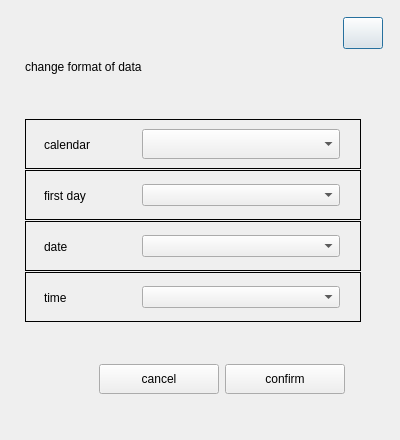
<?xml version="1.0" encoding="UTF-8"?>
<ui version="4.0">
 <class>DataFormat</class>
 <widget class="QDialog" name="DataFormat">
  <property name="geometry">
   <rect>
    <x>0</x>
    <y>0</y>
    <width>400</width>
    <height>440</height>
   </rect>
  </property>
  <property name="sizePolicy">
   <sizepolicy hsizetype="Minimum" vsizetype="Minimum">
    <horstretch>0</horstretch>
    <verstretch>0</verstretch>
   </sizepolicy>
  </property>
  <property name="minimumSize">
   <size>
    <width>400</width>
    <height>440</height>
   </size>
  </property>
  <property name="maximumSize">
   <size>
    <width>400</width>
    <height>440</height>
   </size>
  </property>
  <property name="windowTitle">
   <string>Dialog</string>
  </property>
  <layout class="QVBoxLayout" name="verticalLayout_4">
   <property name="spacing">
    <number>0</number>
   </property>
   <property name="leftMargin">
    <number>0</number>
   </property>
   <property name="topMargin">
    <number>0</number>
   </property>
   <property name="rightMargin">
    <number>0</number>
   </property>
   <property name="bottomMargin">
    <number>0</number>
   </property>
   <item>
    <widget class="QFrame" name="frame">
     <property name="frameShape">
      <enum>QFrame::NoFrame</enum>
     </property>
     <property name="frameShadow">
      <enum>QFrame::Raised</enum>
     </property>
     <layout class="QVBoxLayout" name="verticalLayout_3">
      <item>
       <layout class="QHBoxLayout" name="horizontalLayout_6">
        <property name="topMargin">
         <number>8</number>
        </property>
        <property name="rightMargin">
         <number>8</number>
        </property>
        <item>
         <spacer name="horizontalSpacer_2">
          <property name="orientation">
           <enum>Qt::Horizontal</enum>
          </property>
          <property name="sizeHint" stdset="0">
           <size>
            <width>40</width>
            <height>20</height>
           </size>
          </property>
         </spacer>
        </item>
        <item>
         <widget class="QPushButton" name="closeBtn">
          <property name="minimumSize">
           <size>
            <width>32</width>
            <height>32</height>
           </size>
          </property>
          <property name="maximumSize">
           <size>
            <width>48</width>
            <height>32</height>
           </size>
          </property>
          <property name="text">
           <string/>
          </property>
         </widget>
        </item>
       </layout>
      </item>
      <item>
       <layout class="QVBoxLayout" name="verticalLayout">
        <property name="leftMargin">
         <number>16</number>
        </property>
        <item>
         <widget class="QLabel" name="titleLabel">
          <property name="sizePolicy">
           <sizepolicy hsizetype="Minimum" vsizetype="Minimum">
            <horstretch>0</horstretch>
            <verstretch>0</verstretch>
           </sizepolicy>
          </property>
          <property name="minimumSize">
           <size>
            <width>190</width>
            <height>24</height>
           </size>
          </property>
          <property name="maximumSize">
           <size>
            <width>190</width>
            <height>24</height>
           </size>
          </property>
          <property name="text">
           <string>change format of data</string>
          </property>
         </widget>
        </item>
       </layout>
      </item>
      <item>
       <spacer name="verticalSpacer">
        <property name="orientation">
         <enum>Qt::Vertical</enum>
        </property>
        <property name="sizeHint" stdset="0">
         <size>
          <width>20</width>
          <height>41</height>
         </size>
        </property>
       </spacer>
      </item>
      <item>
       <layout class="QVBoxLayout" name="verticalLayout_2">
        <property name="spacing">
         <number>1</number>
        </property>
        <property name="leftMargin">
         <number>16</number>
        </property>
        <item>
         <widget class="QFrame" name="calendarframe">
          <property name="minimumSize">
           <size>
            <width>336</width>
            <height>50</height>
           </size>
          </property>
          <property name="maximumSize">
           <size>
            <width>336</width>
            <height>50</height>
           </size>
          </property>
          <property name="frameShape">
           <enum>QFrame::Box</enum>
          </property>
          <layout class="QHBoxLayout" name="horizontalLayout_4">
           <item>
            <widget class="QLabel" name="calendarLabel">
             <property name="sizePolicy">
              <sizepolicy hsizetype="Minimum" vsizetype="Minimum">
               <horstretch>0</horstretch>
               <verstretch>0</verstretch>
              </sizepolicy>
             </property>
             <property name="minimumSize">
              <size>
               <width>83</width>
               <height>32</height>
              </size>
             </property>
             <property name="maximumSize">
              <size>
               <width>83</width>
               <height>32</height>
              </size>
             </property>
             <property name="text">
              <string>calendar</string>
             </property>
            </widget>
           </item>
           <item>
            <widget class="QComboBox" name="calendarBox">
             <property name="sizePolicy">
              <sizepolicy hsizetype="Minimum" vsizetype="Minimum">
               <horstretch>0</horstretch>
               <verstretch>0</verstretch>
              </sizepolicy>
             </property>
             <property name="minimumSize">
              <size>
               <width>198</width>
               <height>0</height>
              </size>
             </property>
             <property name="maximumSize">
              <size>
               <width>198</width>
               <height>256</height>
              </size>
             </property>
             <property name="styleSheet">
              <string notr="true"/>
             </property>
            </widget>
           </item>
          </layout>
         </widget>
        </item>
        <item>
         <widget class="QFrame" name="dayframe">
          <property name="sizePolicy">
           <sizepolicy hsizetype="Minimum" vsizetype="Minimum">
            <horstretch>0</horstretch>
            <verstretch>0</verstretch>
           </sizepolicy>
          </property>
          <property name="minimumSize">
           <size>
            <width>336</width>
            <height>50</height>
           </size>
          </property>
          <property name="maximumSize">
           <size>
            <width>336</width>
            <height>50</height>
           </size>
          </property>
          <property name="frameShape">
           <enum>QFrame::Box</enum>
          </property>
          <layout class="QHBoxLayout" name="horizontalLayout">
           <item>
            <widget class="QLabel" name="dayLabel">
             <property name="sizePolicy">
              <sizepolicy hsizetype="Minimum" vsizetype="Preferred">
               <horstretch>0</horstretch>
               <verstretch>0</verstretch>
              </sizepolicy>
             </property>
             <property name="minimumSize">
              <size>
               <width>83</width>
               <height>32</height>
              </size>
             </property>
             <property name="maximumSize">
              <size>
               <width>83</width>
               <height>16777215</height>
              </size>
             </property>
             <property name="text">
              <string>first day</string>
             </property>
            </widget>
           </item>
           <item>
            <widget class="QComboBox" name="dayBox">
             <property name="sizePolicy">
              <sizepolicy hsizetype="Minimum" vsizetype="Fixed">
               <horstretch>0</horstretch>
               <verstretch>0</verstretch>
              </sizepolicy>
             </property>
             <property name="minimumSize">
              <size>
               <width>198</width>
               <height>0</height>
              </size>
             </property>
             <property name="maximumSize">
              <size>
               <width>198</width>
               <height>16777215</height>
              </size>
             </property>
             <property name="styleSheet">
              <string notr="true"/>
             </property>
            </widget>
           </item>
          </layout>
         </widget>
        </item>
        <item>
         <widget class="QFrame" name="dateframe">
          <property name="sizePolicy">
           <sizepolicy hsizetype="Minimum" vsizetype="Minimum">
            <horstretch>0</horstretch>
            <verstretch>0</verstretch>
           </sizepolicy>
          </property>
          <property name="minimumSize">
           <size>
            <width>336</width>
            <height>50</height>
           </size>
          </property>
          <property name="maximumSize">
           <size>
            <width>336</width>
            <height>50</height>
           </size>
          </property>
          <property name="frameShape">
           <enum>QFrame::Box</enum>
          </property>
          <layout class="QHBoxLayout" name="horizontalLayout_2">
           <item>
            <widget class="QLabel" name="dateLabel">
             <property name="sizePolicy">
              <sizepolicy hsizetype="Minimum" vsizetype="Preferred">
               <horstretch>0</horstretch>
               <verstretch>0</verstretch>
              </sizepolicy>
             </property>
             <property name="minimumSize">
              <size>
               <width>83</width>
               <height>32</height>
              </size>
             </property>
             <property name="maximumSize">
              <size>
               <width>83</width>
               <height>16777215</height>
              </size>
             </property>
             <property name="text">
              <string>date</string>
             </property>
            </widget>
           </item>
           <item>
            <widget class="QComboBox" name="dateBox">
             <property name="sizePolicy">
              <sizepolicy hsizetype="Minimum" vsizetype="Fixed">
               <horstretch>0</horstretch>
               <verstretch>0</verstretch>
              </sizepolicy>
             </property>
             <property name="minimumSize">
              <size>
               <width>198</width>
               <height>0</height>
              </size>
             </property>
             <property name="maximumSize">
              <size>
               <width>198</width>
               <height>16777215</height>
              </size>
             </property>
             <property name="styleSheet">
              <string notr="true"/>
             </property>
            </widget>
           </item>
          </layout>
         </widget>
        </item>
        <item>
         <widget class="QFrame" name="timeframe">
          <property name="sizePolicy">
           <sizepolicy hsizetype="Minimum" vsizetype="Minimum">
            <horstretch>0</horstretch>
            <verstretch>0</verstretch>
           </sizepolicy>
          </property>
          <property name="minimumSize">
           <size>
            <width>336</width>
            <height>50</height>
           </size>
          </property>
          <property name="maximumSize">
           <size>
            <width>336</width>
            <height>50</height>
           </size>
          </property>
          <property name="frameShape">
           <enum>QFrame::Box</enum>
          </property>
          <layout class="QHBoxLayout" name="horizontalLayout_3">
           <item>
            <widget class="QLabel" name="timeLabel">
             <property name="sizePolicy">
              <sizepolicy hsizetype="Minimum" vsizetype="Preferred">
               <horstretch>0</horstretch>
               <verstretch>0</verstretch>
              </sizepolicy>
             </property>
             <property name="minimumSize">
              <size>
               <width>83</width>
               <height>32</height>
              </size>
             </property>
             <property name="maximumSize">
              <size>
               <width>83</width>
               <height>16777215</height>
              </size>
             </property>
             <property name="text">
              <string>time</string>
             </property>
            </widget>
           </item>
           <item>
            <widget class="QComboBox" name="timeBox">
             <property name="sizePolicy">
              <sizepolicy hsizetype="Minimum" vsizetype="Fixed">
               <horstretch>0</horstretch>
               <verstretch>0</verstretch>
              </sizepolicy>
             </property>
             <property name="minimumSize">
              <size>
               <width>198</width>
               <height>0</height>
              </size>
             </property>
             <property name="maximumSize">
              <size>
               <width>198</width>
               <height>16777215</height>
              </size>
             </property>
             <property name="styleSheet">
              <string notr="true"/>
             </property>
            </widget>
           </item>
          </layout>
         </widget>
        </item>
       </layout>
      </item>
      <item>
       <spacer name="verticalSpacer_3">
        <property name="orientation">
         <enum>Qt::Vertical</enum>
        </property>
        <property name="sizeHint" stdset="0">
         <size>
          <width>17</width>
          <height>34</height>
         </size>
        </property>
       </spacer>
      </item>
      <item>
       <widget class="QWidget" name="widget" native="true">
        <property name="sizePolicy">
         <sizepolicy hsizetype="Minimum" vsizetype="Minimum">
          <horstretch>0</horstretch>
          <verstretch>0</verstretch>
         </sizepolicy>
        </property>
        <property name="minimumSize">
         <size>
          <width>345</width>
          <height>50</height>
         </size>
        </property>
        <property name="maximumSize">
         <size>
          <width>345</width>
          <height>50</height>
         </size>
        </property>
        <layout class="QHBoxLayout" name="horizontalLayout_5">
         <item>
          <spacer name="horizontalSpacer">
           <property name="orientation">
            <enum>Qt::Horizontal</enum>
           </property>
           <property name="sizeHint" stdset="0">
            <size>
             <width>40</width>
             <height>20</height>
            </size>
           </property>
          </spacer>
         </item>
         <item>
          <widget class="QPushButton" name="cancelButton">
           <property name="minimumSize">
            <size>
             <width>120</width>
             <height>30</height>
            </size>
           </property>
           <property name="maximumSize">
            <size>
             <width>120</width>
             <height>30</height>
            </size>
           </property>
           <property name="sizeIncrement">
            <size>
             <width>120</width>
             <height>30</height>
            </size>
           </property>
           <property name="text">
            <string>cancel</string>
           </property>
          </widget>
         </item>
         <item>
          <widget class="QPushButton" name="confirmButton">
           <property name="minimumSize">
            <size>
             <width>120</width>
             <height>30</height>
            </size>
           </property>
           <property name="maximumSize">
            <size>
             <width>120</width>
             <height>30</height>
            </size>
           </property>
           <property name="text">
            <string>confirm</string>
           </property>
          </widget>
         </item>
        </layout>
       </widget>
      </item>
      <item>
       <spacer name="verticalSpacer_2">
        <property name="orientation">
         <enum>Qt::Vertical</enum>
        </property>
        <property name="sizeHint" stdset="0">
         <size>
          <width>17</width>
          <height>34</height>
         </size>
        </property>
       </spacer>
      </item>
     </layout>
    </widget>
   </item>
  </layout>
 </widget>
 <resources/>
 <connections/>
</ui>
